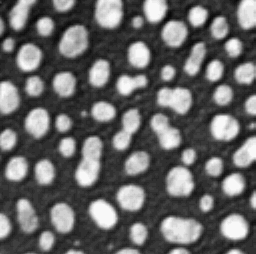
#> input picture docs/data/blobs.tif, 256 x 254 px
$ jupyter execute --allow-errors scatterplot.ipynb
#> lines starting #> are read from the running program, lines starting #| are printed output that depends on the picture; after the words box and inside, x2 and y2 are one past the last pixel; in counts of white or black regions, pixels touching at a corner belong together
# Scatter plots
Using `stackview.scatterplot` we can visualize contents of pandas DataFrames. In such a plot you can select objects and visualize the selection. This might be useful for exploring feature extraction parameter spaces.

[cell 1]
import pandas as pd
import numpy as np
import pandas as pd
from skimage.measure import regionprops_table
from skimage.io import imread
from skimage.filters import threshold_otsu
from skimage.measure import label
import matplotlib.pyplot as plt

import stackview
stackview.__version__

To demonstrate this, we need an image, a segmentation and a table of extracted features.

[cell 2]
image = imread('data/blobs.tif')
#> image is the input picture: shape (254, 256); min 8, max 248, mean 103.3

# segment image
thresh = threshold_otsu(image)
#> thresh = 120
binary_image = image > thresh
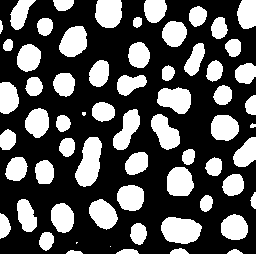
#> binary_image: shape (254, 256) bool; 34.2% white; 64 white regions (3 under 20 px), largest, box (x1, y1, x2, y2) and area: (75, 137, 102, 187) 902, (161, 217, 202, 244) 858, (157, 87, 191, 114) 676
labeled_image = label(binary_image)
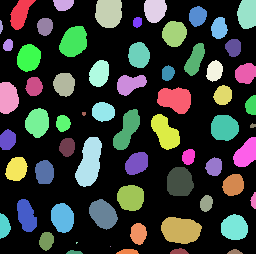
#> labeled_image: shape (254, 256) int32; 65 distinct labels, from 0 to 64; one colour per label, 0 black

[cell 3]
properties = regionprops_table(labeled_image, properties=['centroid', 'area', 'feret_diameter_max', 'minor_axis_length', 'major_axis_length'])
#> properties = 6 items

df = pd.DataFrame(properties)
#> df = table of 64 rows and 6 columns
df["aspect_ratio"] = df['major_axis_length'] / df['minor_axis_length']

num_objects = df.shape[0]
#> num_objects = 64
pre_selection = np.zeros(num_objects)
#> pre_selection = 64 values from 0 to 0
pre_selection[:int(num_objects/2)] = 1

pre_selection2 = np.zeros(num_objects)
#> pre_selection2 = 64 values from 0 to 0
pre_selection2[::2] = 1

df["selection"] = pre_selection

df.head(6)
#> Out = table of 6 rows and 8 columns

## Drawing an interactive scatter plot
Next we draw a scatter plot of area versus Feret's diameter. You can select the axes which are plotted and the plot will change. You can also use a lasso-tool to select data points.

#> (a cell that did not finish here is left out)

You can also display a histogram if you select twice the same measurement:

#> (a cell that did not finish here is left out)

Next we take the selection from the dataframe and visualize this as an image.

[cell 6]
selection = df["selection"].tolist()
#> selection = 64 values, max 1 at index 0, min 0 at index 32, mean 0.5

selected_image = np.take(np.asarray([-1] + list(selection)) * 1 + 1, labeled_image).astype(np.uint32)
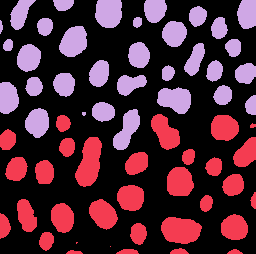
#> selected_image: shape (254, 256) uint32; 3 distinct labels, from 0 to 2; one colour per label, 0 black

stackview.insight(selected_image)
#> (this line was passed over: stackview is not available in this run)

## Interaction
Using some more involved code we can also draw the image and the scatter plot side-by-side and make them interact. You can select data points in the plot on the right and the visualization on the left will be updated accordingly.

[cell 7]
stackview.clusterplot(image=image,
                     labels=labeled_image,
                     df=df,
                     column_x="area",
                     column_y="aspect_ratio",
                     zoom_factor=1.6,
                     alpha=0.7)
#> (this line was passed over: stackview is not available in this run)
